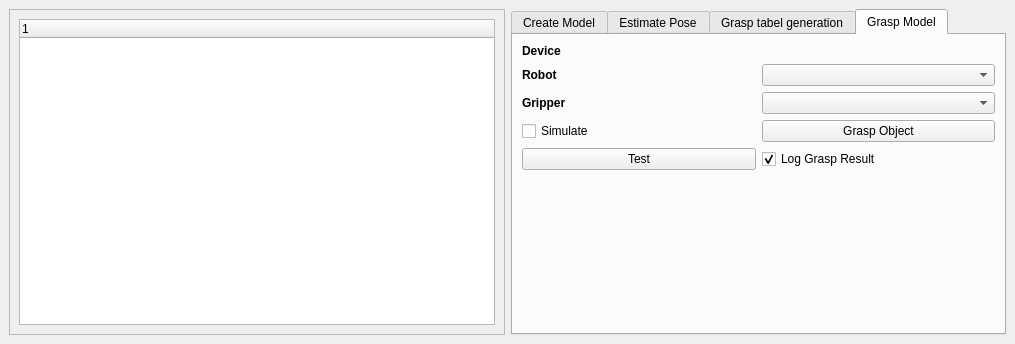
<?xml version="1.0" encoding="UTF-8"?>
<ui version="4.0">
 <class>plugin</class>
 <widget class="QDockWidget" name="plugin">
  <property name="geometry">
   <rect>
    <x>0</x>
    <y>0</y>
    <width>1015</width>
    <height>344</height>
   </rect>
  </property>
  <property name="sizePolicy">
   <sizepolicy hsizetype="MinimumExpanding" vsizetype="MinimumExpanding">
    <horstretch>0</horstretch>
    <verstretch>0</verstretch>
   </sizepolicy>
  </property>
  <property name="windowTitle">
   <string>One Shot Learning Plugin</string>
  </property>
  <widget class="QWidget" name="dockWidgetContents">
   <layout class="QHBoxLayout" name="horizontalLayout">
    <item>
     <widget class="QScrollArea" name="scrollArea">
      <property name="sizePolicy">
       <sizepolicy hsizetype="MinimumExpanding" vsizetype="MinimumExpanding">
        <horstretch>0</horstretch>
        <verstretch>0</verstretch>
       </sizepolicy>
      </property>
      <property name="verticalScrollBarPolicy">
       <enum>Qt::ScrollBarAsNeeded</enum>
      </property>
      <property name="widgetResizable">
       <bool>true</bool>
      </property>
      <widget class="QWidget" name="scrollAreaWidgetContents">
       <property name="geometry">
        <rect>
         <x>0</x>
         <y>0</y>
         <width>494</width>
         <height>299</height>
        </rect>
       </property>
       <layout class="QVBoxLayout" name="verticalLayout">
        <item>
         <layout class="QVBoxLayout" name="verticalLayout_2">
          <item>
           <widget class="QTreeWidget" name="treeWidget">
            <property name="sizePolicy">
             <sizepolicy hsizetype="Expanding" vsizetype="Expanding">
              <horstretch>0</horstretch>
              <verstretch>0</verstretch>
             </sizepolicy>
            </property>
            <property name="minimumSize">
             <size>
              <width>292</width>
              <height>222</height>
             </size>
            </property>
            <column>
             <property name="text">
              <string notr="true">1</string>
             </property>
            </column>
           </widget>
          </item>
         </layout>
        </item>
        <item>
         <layout class="QHBoxLayout" name="horizontalLayout_12"/>
        </item>
       </layout>
      </widget>
     </widget>
    </item>
    <item>
     <widget class="QTabWidget" name="tabWidget">
      <property name="tabShape">
       <enum>QTabWidget::Rounded</enum>
      </property>
      <property name="currentIndex">
       <number>3</number>
      </property>
      <widget class="QWidget" name="tab">
       <attribute name="title">
        <string>Create Model</string>
       </attribute>
       <layout class="QVBoxLayout" name="verticalLayout_4">
        <item>
         <layout class="QHBoxLayout" name="horizontalLayout_11">
          <item>
           <widget class="QLabel" name="label_8">
            <property name="font">
             <font>
              <weight>75</weight>
              <bold>true</bold>
             </font>
            </property>
            <property name="text">
             <string>Model name </string>
            </property>
           </widget>
          </item>
          <item>
           <spacer name="horizontalSpacer">
            <property name="orientation">
             <enum>Qt::Horizontal</enum>
            </property>
            <property name="sizeHint" stdset="0">
             <size>
              <width>40</width>
              <height>20</height>
             </size>
            </property>
           </spacer>
          </item>
          <item>
           <widget class="QLineEdit" name="lineModelName"/>
          </item>
         </layout>
        </item>
        <item>
         <layout class="QHBoxLayout" name="horizontalLayout_7">
          <item>
           <widget class="QLabel" name="label_6">
            <property name="font">
             <font>
              <weight>75</weight>
              <bold>true</bold>
             </font>
            </property>
            <property name="text">
             <string>Refinement steps</string>
            </property>
           </widget>
          </item>
          <item>
           <spacer name="horizontalSpacer_2">
            <property name="orientation">
             <enum>Qt::Horizontal</enum>
            </property>
            <property name="sizeHint" stdset="0">
             <size>
              <width>40</width>
              <height>20</height>
             </size>
            </property>
           </spacer>
          </item>
          <item>
           <widget class="QSpinBox" name="spinRefinemantSteps">
            <property name="minimum">
             <number>2</number>
            </property>
            <property name="maximum">
             <number>10</number>
            </property>
           </widget>
          </item>
         </layout>
        </item>
        <item>
         <layout class="QHBoxLayout" name="horizontalLayout_5">
          <item>
           <widget class="QLabel" name="label_4">
            <property name="font">
             <font>
              <weight>75</weight>
              <bold>true</bold>
             </font>
            </property>
            <property name="text">
             <string>Sensor</string>
            </property>
           </widget>
          </item>
          <item>
           <spacer name="horizontalSpacer_3">
            <property name="orientation">
             <enum>Qt::Horizontal</enum>
            </property>
            <property name="sizeHint" stdset="0">
             <size>
              <width>40</width>
              <height>20</height>
             </size>
            </property>
           </spacer>
          </item>
          <item>
           <widget class="QComboBox" name="comboBoxSelectSensor"/>
          </item>
         </layout>
        </item>
        <item>
         <spacer name="verticalSpacer_2">
          <property name="orientation">
           <enum>Qt::Vertical</enum>
          </property>
          <property name="sizeHint" stdset="0">
           <size>
            <width>20</width>
            <height>40</height>
           </size>
          </property>
         </spacer>
        </item>
        <item>
         <widget class="QPushButton" name="btnCreateModel">
          <property name="text">
           <string>Create Model</string>
          </property>
         </widget>
        </item>
       </layout>
      </widget>
      <widget class="QWidget" name="tab_3">
       <attribute name="title">
        <string>Estimate Pose</string>
       </attribute>
       <layout class="QVBoxLayout" name="verticalLayout_5">
        <item>
         <layout class="QHBoxLayout" name="horizontalLayout_13">
          <item>
           <widget class="QLabel" name="label_logging_3">
            <property name="font">
             <font>
              <weight>75</weight>
              <bold>true</bold>
             </font>
            </property>
            <property name="text">
             <string>Logging</string>
            </property>
           </widget>
          </item>
          <item>
           <spacer name="horizontalSpacer_7">
            <property name="orientation">
             <enum>Qt::Horizontal</enum>
            </property>
            <property name="sizeHint" stdset="0">
             <size>
              <width>40</width>
              <height>20</height>
             </size>
            </property>
           </spacer>
          </item>
          <item>
           <widget class="QCheckBox" name="checkBoxLogPose">
            <property name="text">
             <string>Log Pose Estimation Result</string>
            </property>
            <property name="checked">
             <bool>true</bool>
            </property>
           </widget>
          </item>
         </layout>
        </item>
        <item>
         <layout class="QHBoxLayout" name="horizontalLayout_8">
          <item>
           <widget class="QLabel" name="label_7">
            <property name="font">
             <font>
              <weight>75</weight>
              <bold>true</bold>
             </font>
            </property>
            <property name="text">
             <string>Pose estimation method</string>
            </property>
           </widget>
          </item>
          <item>
           <spacer name="horizontalSpacer_4">
            <property name="orientation">
             <enum>Qt::Horizontal</enum>
            </property>
            <property name="sizeHint" stdset="0">
             <size>
              <width>40</width>
              <height>20</height>
             </size>
            </property>
           </spacer>
          </item>
          <item>
           <widget class="QComboBox" name="comboBoPEMethod"/>
          </item>
         </layout>
        </item>
        <item>
         <layout class="QHBoxLayout" name="horizontalLayout_9">
          <item>
           <widget class="QLabel" name="label_9">
            <property name="font">
             <font>
              <weight>75</weight>
              <bold>true</bold>
             </font>
            </property>
            <property name="text">
             <string>Scene Instances</string>
            </property>
           </widget>
          </item>
          <item>
           <spacer name="horizontalSpacer_5">
            <property name="orientation">
             <enum>Qt::Horizontal</enum>
            </property>
            <property name="sizeHint" stdset="0">
             <size>
              <width>40</width>
              <height>20</height>
             </size>
            </property>
           </spacer>
          </item>
          <item>
           <widget class="QSpinBox" name="spinBoxSceneInstance">
            <property name="value">
             <number>1</number>
            </property>
           </widget>
          </item>
         </layout>
        </item>
        <item>
         <layout class="QHBoxLayout" name="horizontalLayout_10">
          <item>
           <widget class="QLabel" name="label_10">
            <property name="font">
             <font>
              <weight>75</weight>
              <bold>true</bold>
             </font>
            </property>
            <property name="text">
             <string>Scene Name</string>
            </property>
           </widget>
          </item>
          <item>
           <spacer name="horizontalSpacer_6">
            <property name="orientation">
             <enum>Qt::Horizontal</enum>
            </property>
            <property name="sizeHint" stdset="0">
             <size>
              <width>40</width>
              <height>20</height>
             </size>
            </property>
           </spacer>
          </item>
          <item>
           <widget class="QLineEdit" name="lineSceneName"/>
          </item>
         </layout>
        </item>
        <item>
         <spacer name="verticalSpacer">
          <property name="orientation">
           <enum>Qt::Vertical</enum>
          </property>
          <property name="sizeHint" stdset="0">
           <size>
            <width>20</width>
            <height>40</height>
           </size>
          </property>
         </spacer>
        </item>
        <item>
         <widget class="QPushButton" name="btnEstimatePose">
          <property name="text">
           <string>Estimate Pose</string>
          </property>
         </widget>
        </item>
       </layout>
      </widget>
      <widget class="QWidget" name="tab_4">
       <attribute name="title">
        <string>Grasp tabel generation</string>
       </attribute>
       <layout class="QVBoxLayout" name="verticalLayout_6">
        <item>
         <layout class="QHBoxLayout" name="horizontalLayout_6">
          <item>
           <widget class="QLabel" name="label_5">
            <property name="font">
             <font>
              <weight>75</weight>
              <bold>true</bold>
             </font>
            </property>
            <property name="text">
             <string>Samples</string>
            </property>
           </widget>
          </item>
          <item>
           <spacer name="horizontalSpacer_8">
            <property name="orientation">
             <enum>Qt::Horizontal</enum>
            </property>
            <property name="sizeHint" stdset="0">
             <size>
              <width>40</width>
              <height>20</height>
             </size>
            </property>
           </spacer>
          </item>
          <item>
           <widget class="QSpinBox" name="spinBoxSamples">
            <property name="maximum">
             <number>10000000</number>
            </property>
            <property name="value">
             <number>100000</number>
            </property>
           </widget>
          </item>
         </layout>
        </item>
        <item>
         <layout class="QHBoxLayout" name="horizontalLayout_15">
          <item>
           <widget class="QLabel" name="label_12">
            <property name="font">
             <font>
              <weight>75</weight>
              <bold>true</bold>
             </font>
            </property>
            <property name="text">
             <string>Target pr. sample</string>
            </property>
           </widget>
          </item>
          <item>
           <spacer name="horizontalSpacer_9">
            <property name="orientation">
             <enum>Qt::Horizontal</enum>
            </property>
            <property name="sizeHint" stdset="0">
             <size>
              <width>40</width>
              <height>20</height>
             </size>
            </property>
           </spacer>
          </item>
          <item>
           <widget class="QSpinBox" name="spinBoxTarget">
            <property name="maximum">
             <number>10000</number>
            </property>
            <property name="value">
             <number>1000</number>
            </property>
           </widget>
          </item>
         </layout>
        </item>
        <item>
         <layout class="QHBoxLayout" name="horizontalLayout_14">
          <item>
           <widget class="QLabel" name="label_11">
            <property name="font">
             <font>
              <weight>75</weight>
              <bold>true</bold>
             </font>
            </property>
            <property name="text">
             <string>Gripper</string>
            </property>
           </widget>
          </item>
          <item>
           <spacer name="horizontalSpacer_10">
            <property name="orientation">
             <enum>Qt::Horizontal</enum>
            </property>
            <property name="sizeHint" stdset="0">
             <size>
              <width>40</width>
              <height>20</height>
             </size>
            </property>
           </spacer>
          </item>
          <item>
           <widget class="QComboBox" name="comboBoxGripperGraspGeneration"/>
          </item>
         </layout>
        </item>
        <item>
         <widget class="QCheckBox" name="checkBoxPertubation">
          <property name="text">
           <string>Add Pertubation</string>
          </property>
          <property name="checked">
           <bool>true</bool>
          </property>
         </widget>
        </item>
        <item>
         <layout class="QHBoxLayout" name="horizontalLayout_16">
          <item>
           <widget class="QLabel" name="label_13">
            <property name="font">
             <font>
              <weight>75</weight>
              <bold>true</bold>
             </font>
            </property>
            <property name="text">
             <string>Pertubation pr. target</string>
            </property>
           </widget>
          </item>
          <item>
           <spacer name="horizontalSpacer_11">
            <property name="orientation">
             <enum>Qt::Horizontal</enum>
            </property>
            <property name="sizeHint" stdset="0">
             <size>
              <width>40</width>
              <height>20</height>
             </size>
            </property>
           </spacer>
          </item>
          <item>
           <widget class="QSpinBox" name="spinBoxPertubations">
            <property name="maximum">
             <number>1000</number>
            </property>
            <property name="value">
             <number>100</number>
            </property>
           </widget>
          </item>
         </layout>
        </item>
        <item>
         <layout class="QHBoxLayout" name="horizontalLayout_17">
          <item>
           <widget class="QLabel" name="labelSigmaPos">
            <property name="font">
             <font>
              <weight>75</weight>
              <bold>true</bold>
             </font>
            </property>
            <property name="text">
             <string>Sigma_Pos:</string>
            </property>
           </widget>
          </item>
          <item>
           <widget class="QLineEdit" name="lineEditSigmaPos">
            <property name="text">
             <string>0.0003</string>
            </property>
           </widget>
          </item>
          <item>
           <widget class="QLabel" name="labelSigmaR">
            <property name="font">
             <font>
              <weight>75</weight>
              <bold>true</bold>
             </font>
            </property>
            <property name="text">
             <string>Sigma_Rot:</string>
            </property>
           </widget>
          </item>
          <item>
           <widget class="QLineEdit" name="lineEditsigmaRot">
            <property name="text">
             <string>8</string>
            </property>
           </widget>
          </item>
         </layout>
        </item>
        <item>
         <spacer name="verticalSpacer_5">
          <property name="orientation">
           <enum>Qt::Vertical</enum>
          </property>
          <property name="sizeHint" stdset="0">
           <size>
            <width>20</width>
            <height>13</height>
           </size>
          </property>
         </spacer>
        </item>
        <item>
         <widget class="QPushButton" name="btnGenerateGraspTable">
          <property name="text">
           <string>Create Grasp table</string>
          </property>
         </widget>
        </item>
       </layout>
      </widget>
      <widget class="QWidget" name="tab_2">
       <attribute name="title">
        <string>Grasp Model</string>
       </attribute>
       <layout class="QVBoxLayout" name="verticalLayout_3">
        <item>
         <widget class="QLabel" name="label">
          <property name="font">
           <font>
            <weight>75</weight>
            <bold>true</bold>
           </font>
          </property>
          <property name="text">
           <string>Device</string>
          </property>
         </widget>
        </item>
        <item>
         <layout class="QHBoxLayout" name="horizontalLayout_2">
          <item>
           <widget class="QLabel" name="label_2">
            <property name="font">
             <font>
              <weight>75</weight>
              <bold>true</bold>
             </font>
            </property>
            <property name="text">
             <string>Robot</string>
            </property>
           </widget>
          </item>
          <item>
           <widget class="QComboBox" name="comboBoxRobot">
            <property name="minimumSize">
             <size>
              <width>50</width>
              <height>0</height>
             </size>
            </property>
           </widget>
          </item>
         </layout>
        </item>
        <item>
         <layout class="QHBoxLayout" name="horizontalLayout_4">
          <item>
           <widget class="QLabel" name="label_3">
            <property name="font">
             <font>
              <weight>75</weight>
              <bold>true</bold>
             </font>
            </property>
            <property name="text">
             <string>Gripper</string>
            </property>
           </widget>
          </item>
          <item>
           <widget class="QComboBox" name="comboBoxGripper"/>
          </item>
         </layout>
        </item>
        <item>
         <layout class="QHBoxLayout" name="horizontalLayout_18">
          <item>
           <widget class="QCheckBox" name="checkBoxSimulate">
            <property name="text">
             <string>Simulate</string>
            </property>
           </widget>
          </item>
          <item>
           <widget class="QPushButton" name="btnGrasp">
            <property name="text">
             <string>Grasp Object</string>
            </property>
           </widget>
          </item>
         </layout>
        </item>
        <item>
         <layout class="QHBoxLayout" name="horizontalLayout_3">
          <item>
           <widget class="QPushButton" name="btnTest">
            <property name="text">
             <string>Test</string>
            </property>
           </widget>
          </item>
          <item>
           <widget class="QCheckBox" name="checkBoxLogGrasp">
            <property name="text">
             <string>Log Grasp Result </string>
            </property>
            <property name="checked">
             <bool>true</bool>
            </property>
           </widget>
          </item>
         </layout>
        </item>
        <item>
         <spacer name="verticalSpacer_3">
          <property name="orientation">
           <enum>Qt::Vertical</enum>
          </property>
          <property name="sizeHint" stdset="0">
           <size>
            <width>20</width>
            <height>40</height>
           </size>
          </property>
         </spacer>
        </item>
       </layout>
      </widget>
     </widget>
    </item>
   </layout>
  </widget>
 </widget>
 <resources/>
 <connections/>
</ui>
